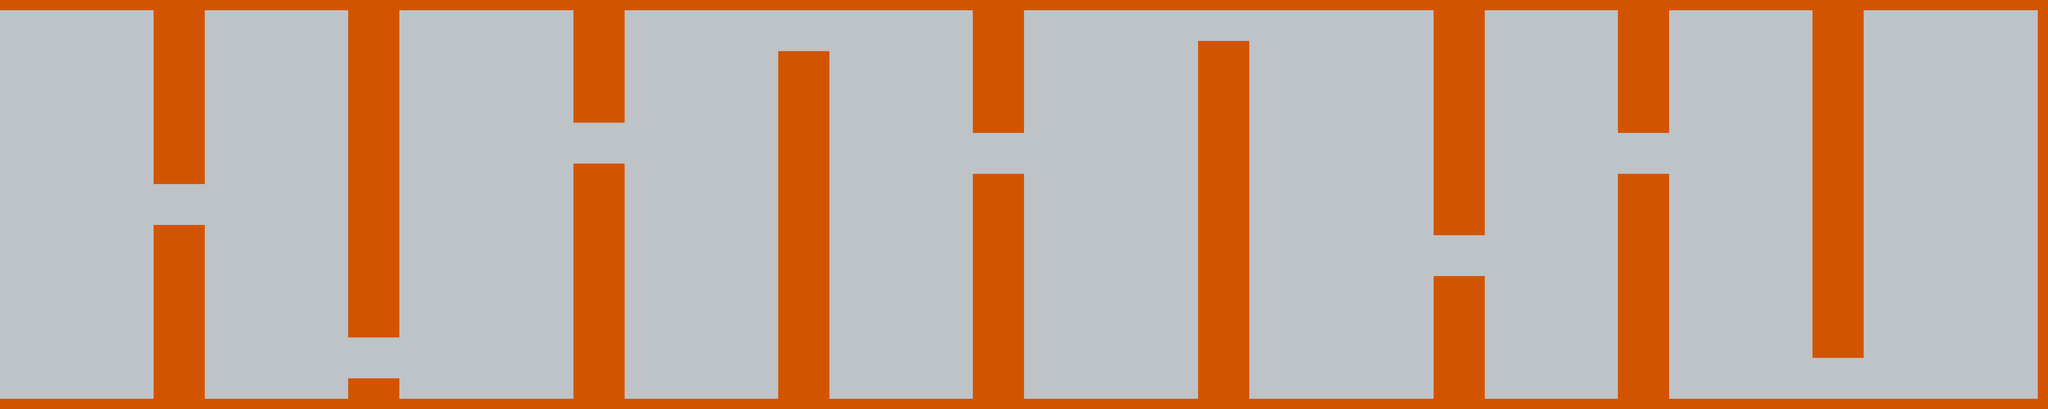

The image is a tile-based game level rendered from a .tmx file. Its description and source (layers, tilesets, objects; grid data summarised) follow:
An orthogonal 200x40 tile map with 32x32 px tiles, 3 tile layers (background, obstacles, end).

<map version="1.0" orientation="orthogonal" width="200" height="40" tilewidth="32" tileheight="32">
 <tileset firstgid="1" name="flatColors" tilewidth="32" tileheight="32">
  <image source="../tilesetflat.png" width="500" height="100" />
 </tileset>
 <layer name="background" width="200" height="40">
  <data>[8000 cells, 8000 non-empty, 1 distinct tile ids]</data>
 </layer>
 <layer name="obstacles" width="200" height="40">
  <data>[8000 cells, 1935 non-empty, 1 distinct tile ids]</data>
 </layer>
 <layer name="end" width="200" height="40">
  <data>[8000 cells, 38 non-empty, 1 distinct tile ids]</data>
 </layer>
</map>